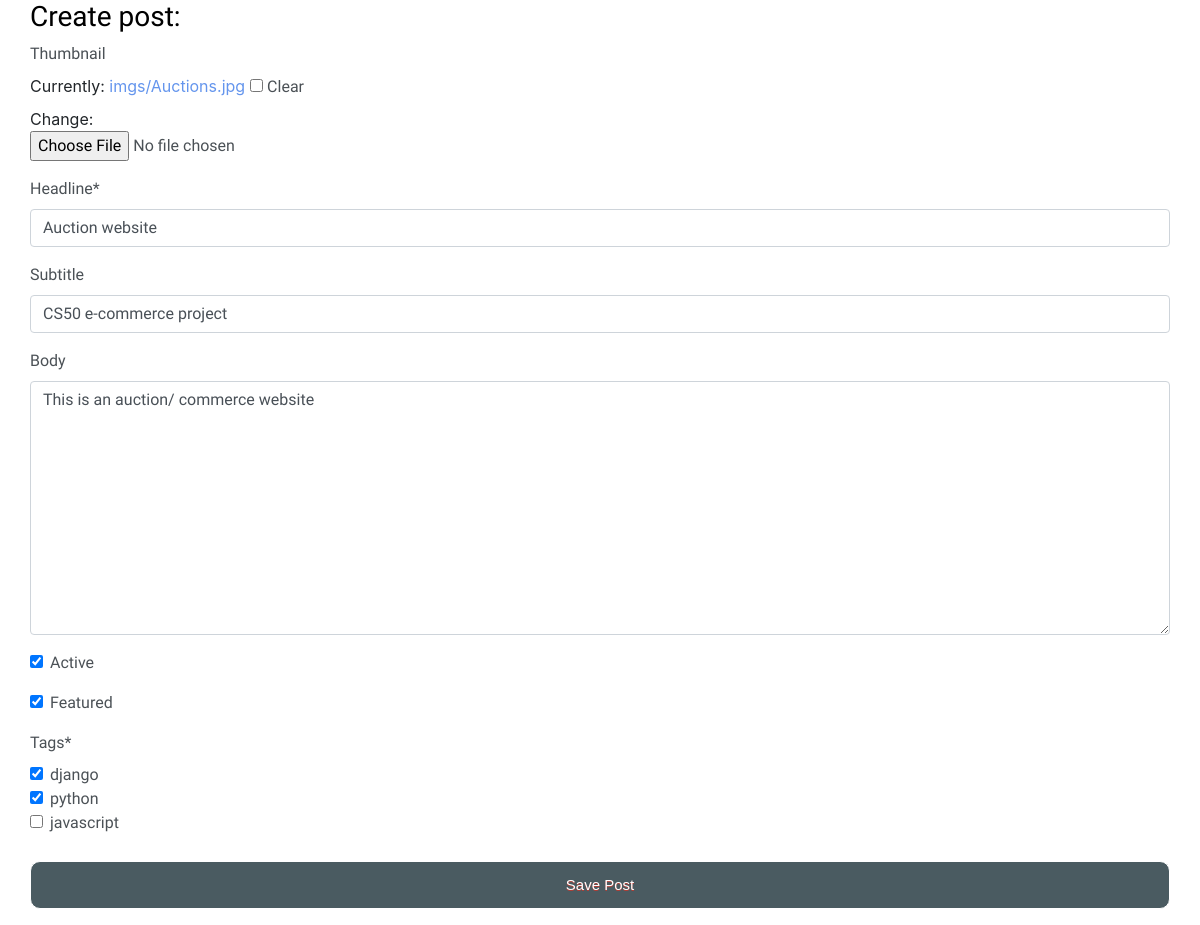
The app's page /update_post/5 (signed in), older data.
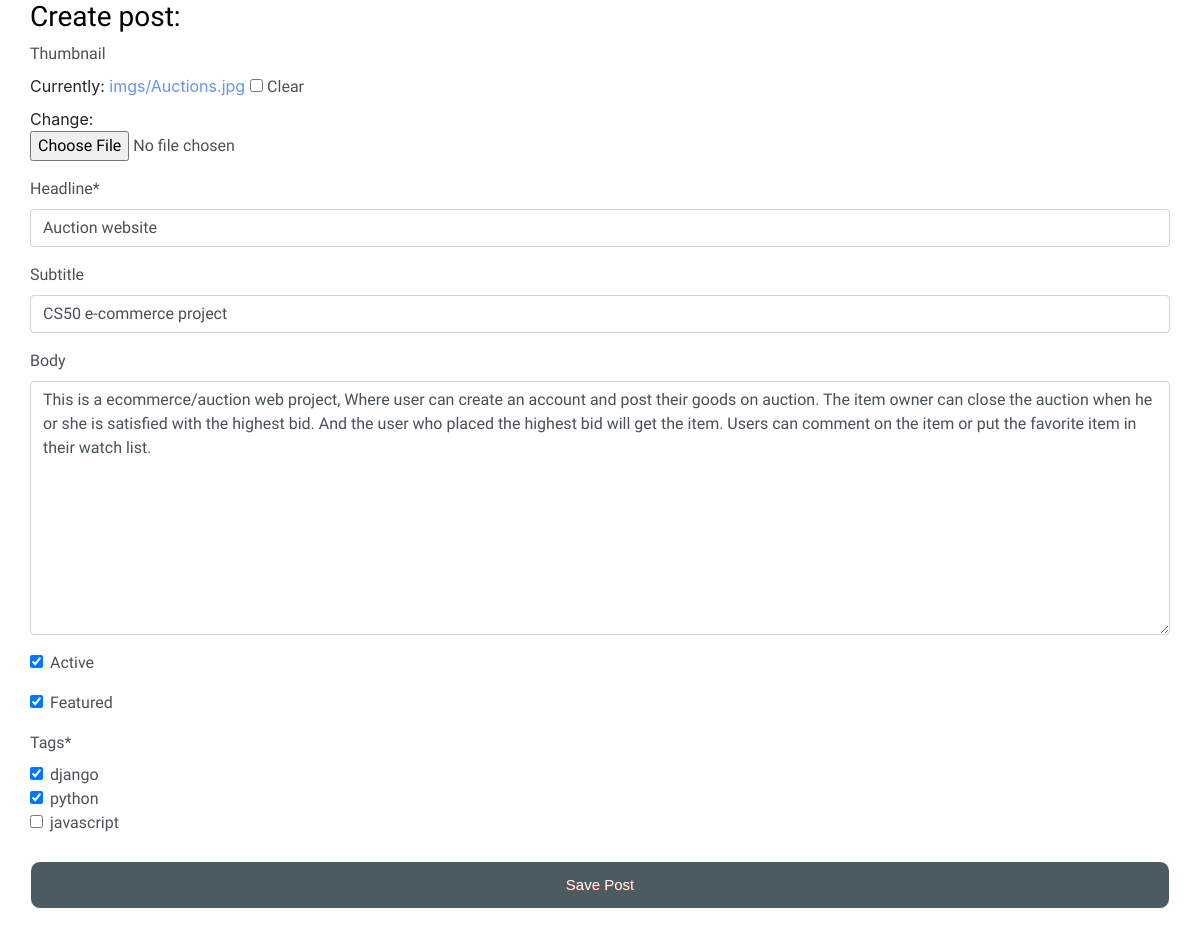
The same page, newer data.
### base/models.py (models this page shows, shortened)
class Post(models.Model):
    thumbnail = models.ImageField(
        blank=True, null=True, upload_to="images", default="/images/defult.jpg")
    headline = models.CharField(max_length=300, null=True)
    subtitle = models.CharField(max_length=300, blank=True, null=True)
    body = models.TextField(blank=True, null=True)
    active = models.BooleanField(default=True)
    featured = models.BooleanField(default=True)
    tags = models.ManyToManyField(Tag, null=True)

### base/views.py (the view)
# urls.py: path("update_post/<str:pk>", views.updatePost, name="update"),
@login_required(login_url="home")
def updatePost(request, pk):
    post = Post.objects.get(id=pk)
    form = PostForm(instance=post)
    if request.method == 'POST':
        form = PostForm(request.POST, request.FILES, instance=post)
        if form.is_valid():
            form.save()
        return redirect('all_post')
    return render(request, "post_form.html", {
        'form': form,
    })

### base/forms.py
class PostForm(ModelForm):
    class Meta:
        model = Post
        fields = '__all__'
        widgets = {
            'tags': forms.CheckboxSelectMultiple(),
        }

### base/models.py (called while the page is built)
    def __str__(self):
        return self.tag

### base/templates/post_form.html (shortened to what this page needs)
{% extends "layout.html" %}
{% load static %}
{% load crispy_forms_tags %}
{% block body %}
<div class="main-container">
    <h3>Create post: </h3>
    <form action="" method="POST" enctype="multipart/form-data">
        {{ form|crispy }}
        <input type="submit" class="myButton" value="Save Post">
    </form>
</div>
{% endblock body %}

Row changes from the older to the newer data that the page shows:
changed Post "Auction website": body "This is an auction/ commerce website" → "This is a ecommerce/auction web project, Where user can create an account and post their goods on auction. The item owner can close the auction when he or she is satisfied with the highest bid. And the user who placed the highest bid will get the item. Users can comment on the item or put the favorite item in their watch list."
